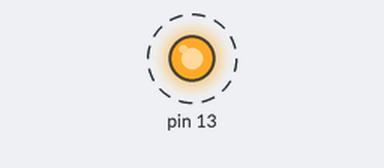
Bench run of a sketch on a simulated Arduino Uno, built with avr-gcc and run on an emulated ATmega328P. Shown: output pins drawn as LEDs (lit = HIGH). Dashed ring = blinking. No radio packets arrive unless stated.

Above: at 0.5 s.
Timing chart, 0 to 4.7 s (numbered marks = the images above):
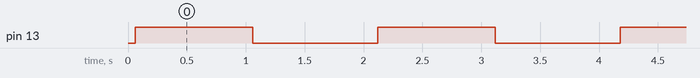

Measured:
- by itself, pin 13: alternates HIGH for 1.0 s and LOW for 1.1 s

The sketch:

TX.ino
```cpp
//TX
#include <VirtualWire.h>
char *controller;

void setup()
{
      pinMode(13,OUTPUT);
      vw_set_ptt_inverted(true);
      vw_set_tx_pin(2);
      vw_setup(4000);// speed of data transfer Kbps
}

void loop()
{
      controller="A1"  ;
      vw_send((uint8_t *)controller, strlen(controller));
      vw_wait_tx(); // Wait until the whole message is gone

      digitalWrite(13,1);
      delay(1000);
      digitalWrite(13,0);
      delay(1000);

      controller="B1"  ;
      vw_send((uint8_t *)controller, strlen(controller));
      vw_wait_tx(); // Wait until the whole message is gone

      digitalWrite(13,1);
      delay(1000);
      digitalWrite(13,0);
      delay(1000);

}
```
